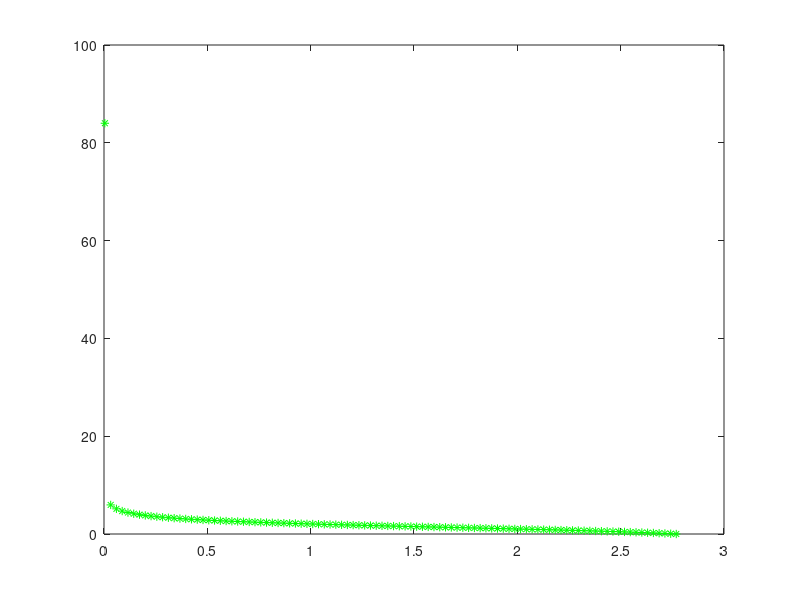

This chart was generated by the following MATLAB code:
clear
clc

% types = {'Ih-u', 'Im-u'};
% type = types{2};
% 
% Problem.objFunction = @dengue;
% Problem.n = 501;
% Problem.m = 2;
% Problem.lb = zeros(Problem.n,1);
% Problem.ub = ones(Problem.n,1);
% 
% 
% [A, Stat] = MOEADall(Problem, type)
% 
% 
% figure(2)
% if size(A.f,2)==2
%     plot(A.f(:,1),A.f(:,2),'ro');
%     xlabel('f_1');ylabel('f_2');
% elseif size(A.f,2)==3
%     plot3(A.f(:,1),A.f(:,2),A.f(:,3),'r.');
%     xlabel('f_1');ylabel('f_2');zlabel('f_3');
% end







%% check implementations
% x = rand(100, 501);
% % y1 = zeros(size(x,1),2);
% y2 = zeros(size(x,1),2);
% for i=1:size(x,1)
% %     y1(i,:) = dengue0(x(i,:));
%     y2(i,:) = dengue(x(i,:));
% end
% % plot(y1(:,1),y1(:,2),'ro', y2(:,1),y2(:,2),'g*');
% plot(y2(:,1),y2(:,2),'g*');


load('eps-Ih-u')
% YY = zeros(size(XX,1),2);
% for i=1:size(XX,1)
%     YY(i,:) = dengue(XX(i,:));
% end
plot(YY(:,1),YY(:,2),'g*');
